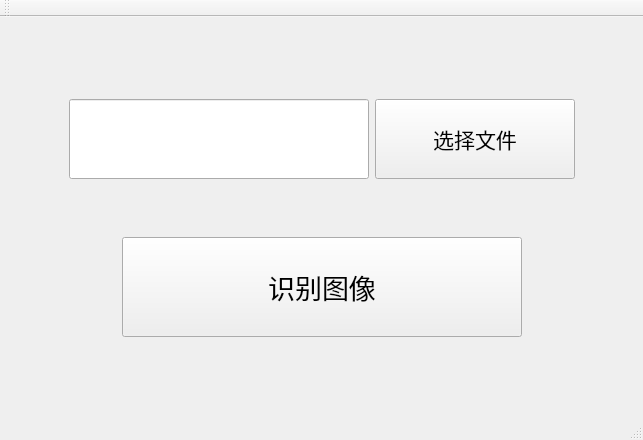
<?xml version="1.0" encoding="UTF-8"?>
<ui version="4.0">
 <class>MainWindow</class>
 <widget class="QMainWindow" name="MainWindow">
  <property name="geometry">
   <rect>
    <x>0</x>
    <y>0</y>
    <width>643</width>
    <height>440</height>
   </rect>
  </property>
  <property name="minimumSize">
   <size>
    <width>300</width>
    <height>100</height>
   </size>
  </property>
  <property name="windowTitle">
   <string>冯牛的图像检测程序</string>
  </property>
  <property name="locale">
   <locale language="Chinese" country="China"/>
  </property>
  <widget class="QWidget" name="centralWidget">
   <layout class="QGridLayout" name="gridLayout">
    <item row="0" column="1">
     <spacer name="verticalSpacer">
      <property name="orientation">
       <enum>Qt::Vertical</enum>
      </property>
      <property name="sizeHint" stdset="0">
       <size>
        <width>20</width>
        <height>51</height>
       </size>
      </property>
     </spacer>
    </item>
    <item row="1" column="0">
     <spacer name="horizontalSpacer_3">
      <property name="orientation">
       <enum>Qt::Horizontal</enum>
      </property>
      <property name="sizeHint" stdset="0">
       <size>
        <width>55</width>
        <height>20</height>
       </size>
      </property>
     </spacer>
    </item>
    <item row="1" column="1">
     <layout class="QVBoxLayout" name="verticalLayout">
      <item>
       <layout class="QHBoxLayout" name="horizontalLayout">
        <item>
         <widget class="QLineEdit" name="lineEdit">
          <property name="minimumSize">
           <size>
            <width>300</width>
            <height>80</height>
           </size>
          </property>
          <property name="font">
           <font>
            <family>Times New Roman</family>
            <pointsize>16</pointsize>
           </font>
          </property>
         </widget>
        </item>
        <item>
         <widget class="QPushButton" name="pushButton_SelectFile">
          <property name="minimumSize">
           <size>
            <width>200</width>
            <height>80</height>
           </size>
          </property>
          <property name="font">
           <font>
            <family>楷体</family>
            <pointsize>16</pointsize>
           </font>
          </property>
          <property name="text">
           <string>选择文件</string>
          </property>
         </widget>
        </item>
       </layout>
      </item>
      <item>
       <spacer name="verticalSpacer_2">
        <property name="orientation">
         <enum>Qt::Vertical</enum>
        </property>
        <property name="sizeHint" stdset="0">
         <size>
          <width>20</width>
          <height>52</height>
         </size>
        </property>
       </spacer>
      </item>
      <item>
       <layout class="QHBoxLayout" name="horizontalLayout_2">
        <item>
         <spacer name="horizontalSpacer">
          <property name="orientation">
           <enum>Qt::Horizontal</enum>
          </property>
          <property name="sizeHint" stdset="0">
           <size>
            <width>40</width>
            <height>20</height>
           </size>
          </property>
         </spacer>
        </item>
        <item>
         <widget class="QPushButton" name="pushButton_DetectImage">
          <property name="minimumSize">
           <size>
            <width>400</width>
            <height>100</height>
           </size>
          </property>
          <property name="font">
           <font>
            <family>楷体</family>
            <pointsize>20</pointsize>
           </font>
          </property>
          <property name="text">
           <string>识别图像</string>
          </property>
         </widget>
        </item>
        <item>
         <spacer name="horizontalSpacer_2">
          <property name="orientation">
           <enum>Qt::Horizontal</enum>
          </property>
          <property name="sizeHint" stdset="0">
           <size>
            <width>40</width>
            <height>20</height>
           </size>
          </property>
         </spacer>
        </item>
       </layout>
      </item>
     </layout>
    </item>
    <item row="1" column="2">
     <spacer name="horizontalSpacer_4">
      <property name="orientation">
       <enum>Qt::Horizontal</enum>
      </property>
      <property name="sizeHint" stdset="0">
       <size>
        <width>54</width>
        <height>20</height>
       </size>
      </property>
     </spacer>
    </item>
    <item row="2" column="1">
     <spacer name="verticalSpacer_3">
      <property name="orientation">
       <enum>Qt::Vertical</enum>
      </property>
      <property name="sizeHint" stdset="0">
       <size>
        <width>20</width>
        <height>51</height>
       </size>
      </property>
     </spacer>
    </item>
   </layout>
  </widget>
  <widget class="QMenuBar" name="menuBar">
   <property name="geometry">
    <rect>
     <x>0</x>
     <y>0</y>
     <width>643</width>
     <height>17</height>
    </rect>
   </property>
  </widget>
  <widget class="QToolBar" name="mainToolBar">
   <attribute name="toolBarArea">
    <enum>TopToolBarArea</enum>
   </attribute>
   <attribute name="toolBarBreak">
    <bool>false</bool>
   </attribute>
  </widget>
  <widget class="QStatusBar" name="statusBar"/>
 </widget>
 <layoutdefault spacing="6" margin="11"/>
 <resources/>
 <connections/>
</ui>
